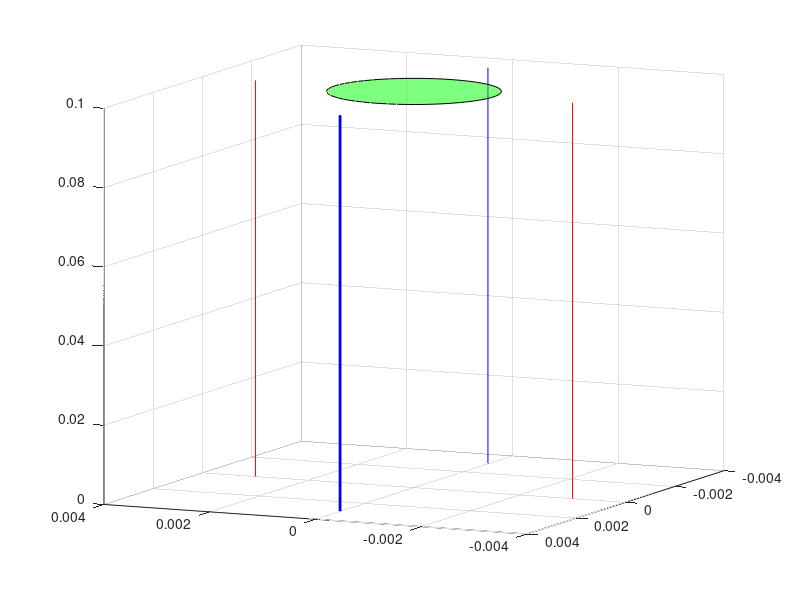

Source code (MATLAB): (Note: this script raises an error after producing the figure.)
% oppg4
% Plotting trajectory of N_2^+-particle in 3D
clear;

T = 20*10^(-6); % total time
h = 1*10^(-9);  % time step
plotSteps = 100; % steps per point plottet
IVPSolver = @eulerstep;
ydot = @ydot_oppg4; % rhs-equations
r_0 = 3*10^(-3); % electrode distance to origo

% Plot with initial conditions x_0=y_0=1mm, z_0=0, v_0=u_0=0, w_0=5000;
initialConditions = [1*10^(-3), 1*10^(-3), 0, 0, 0, 5000];

axisLimitXY = 4*10^(-3);
r_0 = 3*10^(-3); % r_0: electrode distance to origo
figure(1);
hold on;
plot3([-r_0 -r_0], [0 0], [0 0.1], 'r', ...
      [r_0 r_0], [0 0], [0 0.1], 'r', ... % positive electrodes
      [0 0], [-r_0 -r_0], [0 0.1], 'b', ...
      [0 0], [r_0 r_0], [0 0.1], 'b', 'linewidth', 2); % negative electrodes
fill3(r_0/2*cos(linspace(0,2*pi,60)),r_0/2*sin(linspace(0,2*pi,60)), ...
    ones(1,60)*0.1,'g','FaceAlpha',0.5);
view(-155,10);
axis([-axisLimitXY axisLimitXY -axisLimitXY axisLimitXY 0 0.1]);
grid on;

plotTrajectory3D(T, h, plotSteps, initialConditions, IVPSolver, ydot);

hold off;
